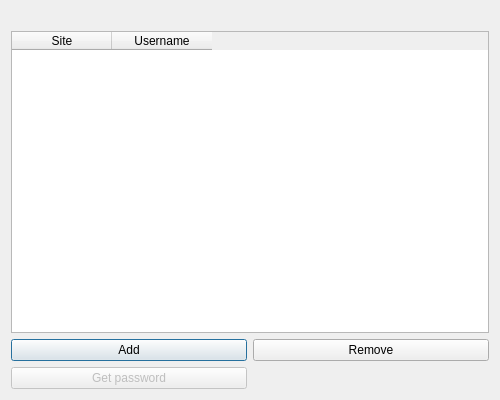
<?xml version="1.0" encoding="UTF-8"?>
<ui version="4.0">
 <class>CredentialsWindow</class>
 <widget class="QDialog" name="CredentialsWindow">
  <property name="geometry">
   <rect>
    <x>0</x>
    <y>0</y>
    <width>500</width>
    <height>400</height>
   </rect>
  </property>
  <property name="windowTitle">
   <string>Credentials Storage</string>
  </property>
  <layout class="QGridLayout" name="gridLayout">
   <item row="0" column="0">
    <layout class="QVBoxLayout" name="verticalLayout_2">
     <item>
      <layout class="QHBoxLayout" name="horizontalLayout_2">
       <item>
        <widget class="QLabel" name="label_user">
         <property name="text">
          <string/>
         </property>
         <property name="alignment">
          <set>Qt::AlignCenter</set>
         </property>
        </widget>
       </item>
      </layout>
     </item>
     <item>
      <widget class="QTableWidget" name="tableWidget">
       <property name="verticalScrollBarPolicy">
        <enum>Qt::ScrollBarAsNeeded</enum>
       </property>
       <property name="horizontalScrollBarPolicy">
        <enum>Qt::ScrollBarAsNeeded</enum>
       </property>
       <property name="sizeAdjustPolicy">
        <enum>QAbstractScrollArea::AdjustToContents</enum>
       </property>
       <property name="editTriggers">
        <set>QAbstractItemView::NoEditTriggers</set>
       </property>
       <property name="alternatingRowColors">
        <bool>true</bool>
       </property>
       <property name="selectionMode">
        <enum>QAbstractItemView::SingleSelection</enum>
       </property>
       <property name="selectionBehavior">
        <enum>QAbstractItemView::SelectRows</enum>
       </property>
       <property name="columnCount">
        <number>2</number>
       </property>
       <attribute name="horizontalHeaderCascadingSectionResizes">
        <bool>false</bool>
       </attribute>
       <attribute name="verticalHeaderVisible">
        <bool>false</bool>
       </attribute>
       <column>
        <property name="text">
         <string>Site</string>
        </property>
       </column>
       <column>
        <property name="text">
         <string>Username</string>
        </property>
       </column>
      </widget>
     </item>
     <item>
      <layout class="QVBoxLayout" name="verticalLayout">
       <item>
        <layout class="QHBoxLayout" name="horizontalLayout">
         <item>
          <widget class="QPushButton" name="pushButton_add">
           <property name="text">
            <string>Add</string>
           </property>
          </widget>
         </item>
         <item>
          <widget class="QPushButton" name="pushButton_remove">
           <property name="text">
            <string>Remove</string>
           </property>
          </widget>
         </item>
        </layout>
       </item>
      </layout>
     </item>
     <item>
      <layout class="QHBoxLayout" name="horizontalLayout_3">
       <item>
        <widget class="QPushButton" name="pushButton_get">
         <property name="enabled">
          <bool>false</bool>
         </property>
         <property name="text">
          <string>Get password</string>
         </property>
        </widget>
       </item>
       <item>
        <widget class="QLabel" name="label_password">
         <property name="text">
          <string/>
         </property>
         <property name="alignment">
          <set>Qt::AlignCenter</set>
         </property>
         <property name="textInteractionFlags">
          <set>Qt::LinksAccessibleByMouse|Qt::TextSelectableByMouse</set>
         </property>
        </widget>
       </item>
      </layout>
     </item>
    </layout>
   </item>
  </layout>
 </widget>
 <resources/>
 <connections/>
</ui>
